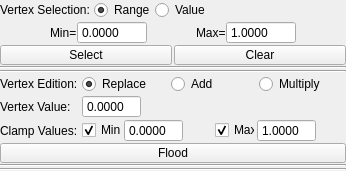
<?xml version="1.0" encoding="UTF-8"?>
<ui version="4.0">
 <class>wgVtxEdit</class>
 <widget class="QWidget" name="wgVtxEdit">
  <property name="geometry">
   <rect>
    <x>0</x>
    <y>0</y>
    <width>346</width>
    <height>171</height>
   </rect>
  </property>
  <property name="windowTitle">
   <string>VtxEdit</string>
  </property>
  <layout class="QGridLayout" name="gridLayout">
   <property name="horizontalSpacing">
    <number>0</number>
   </property>
   <property name="verticalSpacing">
    <number>1</number>
   </property>
   <property name="margin">
    <number>0</number>
   </property>
   <item row="8" column="0">
    <widget class="QPushButton" name="pbFlood">
     <property name="maximumSize">
      <size>
       <width>16777215</width>
       <height>20</height>
      </size>
     </property>
     <property name="text">
      <string>Flood</string>
     </property>
    </widget>
   </item>
   <item row="2" column="0">
    <layout class="QHBoxLayout" name="hlSelBtn">
     <property name="spacing">
      <number>2</number>
     </property>
     <property name="topMargin">
      <number>0</number>
     </property>
     <item>
      <widget class="QPushButton" name="pbVtxSelect">
       <property name="maximumSize">
        <size>
         <width>16777215</width>
         <height>20</height>
        </size>
       </property>
       <property name="text">
        <string>Select</string>
       </property>
      </widget>
     </item>
     <item>
      <widget class="QPushButton" name="pbVtxClear">
       <property name="maximumSize">
        <size>
         <width>16777215</width>
         <height>20</height>
        </size>
       </property>
       <property name="text">
        <string>Clear</string>
       </property>
      </widget>
     </item>
    </layout>
   </item>
   <item row="0" column="0">
    <layout class="QHBoxLayout" name="hlSelMode">
     <property name="topMargin">
      <number>0</number>
     </property>
     <item>
      <widget class="QLabel" name="lSelRange">
       <property name="minimumSize">
        <size>
         <width>0</width>
         <height>0</height>
        </size>
       </property>
       <property name="maximumSize">
        <size>
         <width>16777215</width>
         <height>16777215</height>
        </size>
       </property>
       <property name="text">
        <string>Vertex Selection: </string>
       </property>
      </widget>
     </item>
     <item>
      <widget class="QRadioButton" name="rbVtxRange">
       <property name="text">
        <string>Range</string>
       </property>
       <property name="checked">
        <bool>true</bool>
       </property>
       <attribute name="buttonGroup">
        <string notr="true">bgVtxSelection</string>
       </attribute>
      </widget>
     </item>
     <item>
      <widget class="QRadioButton" name="rbVtxValue">
       <property name="text">
        <string>Value</string>
       </property>
       <property name="autoExclusive">
        <bool>true</bool>
       </property>
       <attribute name="buttonGroup">
        <string notr="true">bgVtxSelection</string>
       </attribute>
      </widget>
     </item>
     <item>
      <spacer name="horizontalSpacer_5">
       <property name="orientation">
        <enum>Qt::Horizontal</enum>
       </property>
       <property name="sizeHint" stdset="0">
        <size>
         <width>40</width>
         <height>20</height>
        </size>
       </property>
      </spacer>
     </item>
    </layout>
   </item>
   <item row="7" column="0">
    <layout class="QHBoxLayout" name="hlClampVal">
     <property name="spacing">
      <number>2</number>
     </property>
     <property name="topMargin">
      <number>0</number>
     </property>
     <item>
      <widget class="QLabel" name="lClampVal">
       <property name="minimumSize">
        <size>
         <width>80</width>
         <height>0</height>
        </size>
       </property>
       <property name="maximumSize">
        <size>
         <width>80</width>
         <height>16777215</height>
        </size>
       </property>
       <property name="text">
        <string>Clamp Values:</string>
       </property>
      </widget>
     </item>
     <item>
      <widget class="QCheckBox" name="cbClampMin">
       <property name="minimumSize">
        <size>
         <width>40</width>
         <height>0</height>
        </size>
       </property>
       <property name="maximumSize">
        <size>
         <width>40</width>
         <height>16777215</height>
        </size>
       </property>
       <property name="text">
        <string>Min</string>
       </property>
       <property name="checked">
        <bool>true</bool>
       </property>
      </widget>
     </item>
     <item>
      <widget class="QDoubleSpinBox" name="sbClampMin">
       <property name="buttonSymbols">
        <enum>QAbstractSpinBox::NoButtons</enum>
       </property>
       <property name="decimals">
        <number>4</number>
       </property>
       <property name="minimum">
        <double>-99.000000000000000</double>
       </property>
      </widget>
     </item>
     <item>
      <spacer name="horizontalSpacer">
       <property name="orientation">
        <enum>Qt::Horizontal</enum>
       </property>
       <property name="sizeHint" stdset="0">
        <size>
         <width>40</width>
         <height>20</height>
        </size>
       </property>
      </spacer>
     </item>
     <item>
      <widget class="QCheckBox" name="cbClampMax">
       <property name="minimumSize">
        <size>
         <width>40</width>
         <height>0</height>
        </size>
       </property>
       <property name="maximumSize">
        <size>
         <width>40</width>
         <height>16777215</height>
        </size>
       </property>
       <property name="text">
        <string>Max</string>
       </property>
       <property name="checked">
        <bool>true</bool>
       </property>
      </widget>
     </item>
     <item>
      <widget class="QDoubleSpinBox" name="sbClampMax">
       <property name="buttonSymbols">
        <enum>QAbstractSpinBox::NoButtons</enum>
       </property>
       <property name="decimals">
        <number>4</number>
       </property>
       <property name="minimum">
        <double>-99.000000000000000</double>
       </property>
       <property name="value">
        <double>1.000000000000000</double>
       </property>
      </widget>
     </item>
     <item>
      <spacer name="horizontalSpacer_9">
       <property name="orientation">
        <enum>Qt::Horizontal</enum>
       </property>
       <property name="sizeHint" stdset="0">
        <size>
         <width>40</width>
         <height>20</height>
        </size>
       </property>
      </spacer>
     </item>
    </layout>
   </item>
   <item row="1" column="0">
    <layout class="QHBoxLayout" name="hlSelRange">
     <item>
      <spacer name="horizontalSpacer_4">
       <property name="orientation">
        <enum>Qt::Horizontal</enum>
       </property>
       <property name="sizeHint" stdset="0">
        <size>
         <width>40</width>
         <height>20</height>
        </size>
       </property>
      </spacer>
     </item>
     <item>
      <widget class="QLabel" name="lRangeMin">
       <property name="text">
        <string>Min=</string>
       </property>
      </widget>
     </item>
     <item>
      <widget class="QDoubleSpinBox" name="sbRangeMin">
       <property name="minimumSize">
        <size>
         <width>70</width>
         <height>0</height>
        </size>
       </property>
       <property name="buttonSymbols">
        <enum>QAbstractSpinBox::NoButtons</enum>
       </property>
       <property name="decimals">
        <number>4</number>
       </property>
       <property name="singleStep">
        <double>0.010000000000000</double>
       </property>
      </widget>
     </item>
     <item>
      <spacer name="horizontalSpacer_2">
       <property name="orientation">
        <enum>Qt::Horizontal</enum>
       </property>
       <property name="sizeHint" stdset="0">
        <size>
         <width>40</width>
         <height>20</height>
        </size>
       </property>
      </spacer>
     </item>
     <item>
      <widget class="QLabel" name="lRangeMax">
       <property name="text">
        <string>Max=</string>
       </property>
      </widget>
     </item>
     <item>
      <widget class="QDoubleSpinBox" name="sbRangeMax">
       <property name="minimumSize">
        <size>
         <width>70</width>
         <height>0</height>
        </size>
       </property>
       <property name="buttonSymbols">
        <enum>QAbstractSpinBox::NoButtons</enum>
       </property>
       <property name="decimals">
        <number>4</number>
       </property>
       <property name="value">
        <double>1.000000000000000</double>
       </property>
      </widget>
     </item>
     <item>
      <spacer name="horizontalSpacer_3">
       <property name="orientation">
        <enum>Qt::Horizontal</enum>
       </property>
       <property name="sizeHint" stdset="0">
        <size>
         <width>40</width>
         <height>20</height>
        </size>
       </property>
      </spacer>
     </item>
    </layout>
   </item>
   <item row="3" column="0">
    <widget class="Line" name="line_5">
     <property name="orientation">
      <enum>Qt::Horizontal</enum>
     </property>
    </widget>
   </item>
   <item row="6" column="0">
    <layout class="QHBoxLayout" name="hlEditVal">
     <property name="spacing">
      <number>2</number>
     </property>
     <property name="topMargin">
      <number>0</number>
     </property>
     <item>
      <widget class="QLabel" name="lEditVal">
       <property name="minimumSize">
        <size>
         <width>80</width>
         <height>0</height>
        </size>
       </property>
       <property name="maximumSize">
        <size>
         <width>80</width>
         <height>16777215</height>
        </size>
       </property>
       <property name="text">
        <string>Vertex Value:</string>
       </property>
      </widget>
     </item>
     <item>
      <widget class="QDoubleSpinBox" name="sbEditVal">
       <property name="buttonSymbols">
        <enum>QAbstractSpinBox::NoButtons</enum>
       </property>
       <property name="decimals">
        <number>4</number>
       </property>
       <property name="minimum">
        <double>-99.000000000000000</double>
       </property>
      </widget>
     </item>
     <item>
      <spacer name="horizontalSpacer_7">
       <property name="orientation">
        <enum>Qt::Horizontal</enum>
       </property>
       <property name="sizeHint" stdset="0">
        <size>
         <width>40</width>
         <height>20</height>
        </size>
       </property>
      </spacer>
     </item>
    </layout>
   </item>
   <item row="5" column="0">
    <layout class="QHBoxLayout" name="hlEditMode">
     <property name="spacing">
      <number>2</number>
     </property>
     <property name="topMargin">
      <number>0</number>
     </property>
     <item>
      <widget class="QLabel" name="lEditMode">
       <property name="minimumSize">
        <size>
         <width>80</width>
         <height>0</height>
        </size>
       </property>
       <property name="maximumSize">
        <size>
         <width>80</width>
         <height>16777215</height>
        </size>
       </property>
       <property name="text">
        <string>Vertex Edition:</string>
       </property>
      </widget>
     </item>
     <item>
      <widget class="QRadioButton" name="rbEditReplace">
       <property name="text">
        <string>Replace</string>
       </property>
       <property name="checked">
        <bool>true</bool>
       </property>
       <property name="autoExclusive">
        <bool>true</bool>
       </property>
       <attribute name="buttonGroup">
        <string notr="true">bgVtxEdition</string>
       </attribute>
      </widget>
     </item>
     <item>
      <widget class="QRadioButton" name="rbEditAdd">
       <property name="text">
        <string>Add</string>
       </property>
       <property name="autoExclusive">
        <bool>true</bool>
       </property>
       <attribute name="buttonGroup">
        <string notr="true">bgVtxEdition</string>
       </attribute>
      </widget>
     </item>
     <item>
      <widget class="QRadioButton" name="rbEditMult">
       <property name="text">
        <string>Multiply</string>
       </property>
       <property name="autoExclusive">
        <bool>true</bool>
       </property>
       <attribute name="buttonGroup">
        <string notr="true">bgVtxEdition</string>
       </attribute>
      </widget>
     </item>
    </layout>
   </item>
   <item row="10" column="0">
    <widget class="Line" name="line_6">
     <property name="orientation">
      <enum>Qt::Horizontal</enum>
     </property>
    </widget>
   </item>
   <item row="4" column="0">
    <widget class="Line" name="line">
     <property name="orientation">
      <enum>Qt::Horizontal</enum>
     </property>
    </widget>
   </item>
   <item row="11" column="0">
    <widget class="Line" name="line_2">
     <property name="orientation">
      <enum>Qt::Horizontal</enum>
     </property>
    </widget>
   </item>
  </layout>
 </widget>
 <resources/>
 <connections/>
 <buttongroups>
  <buttongroup name="bgVtxEdition"/>
  <buttongroup name="bgVtxSelection"/>
 </buttongroups>
</ui>
